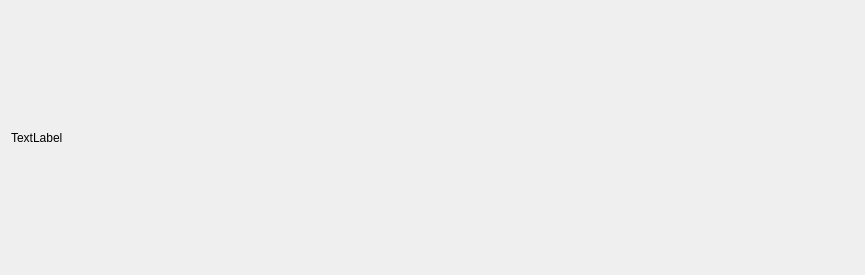
<?xml version="1.0" encoding="UTF-8"?>
<ui version="4.0">
 <class>GroupItemWgt</class>
 <widget class="QWidget" name="GroupItemWgt">
  <property name="geometry">
   <rect>
    <x>0</x>
    <y>0</y>
    <width>865</width>
    <height>275</height>
   </rect>
  </property>
  <property name="windowTitle">
   <string>Form</string>
  </property>
  <property name="styleSheet">
   <string notr="true">QWidget#FriendshipItemWgt {
	background-color: rgb(203,203,203);
	border-radius: 15px;
}

QLabel {
	font: 25 10pt '微软雅黑 Light';
	color: black;
}</string>
  </property>
  <layout class="QHBoxLayout" name="horizontalLayout" stretch="3">
   <item>
    <layout class="QVBoxLayout" name="verticalLayout">
     <item>
      <widget class="QLabel" name="GroupNameLb">
       <property name="text">
        <string>TextLabel</string>
       </property>
      </widget>
     </item>
    </layout>
   </item>
  </layout>
 </widget>
 <resources/>
 <connections/>
</ui>
